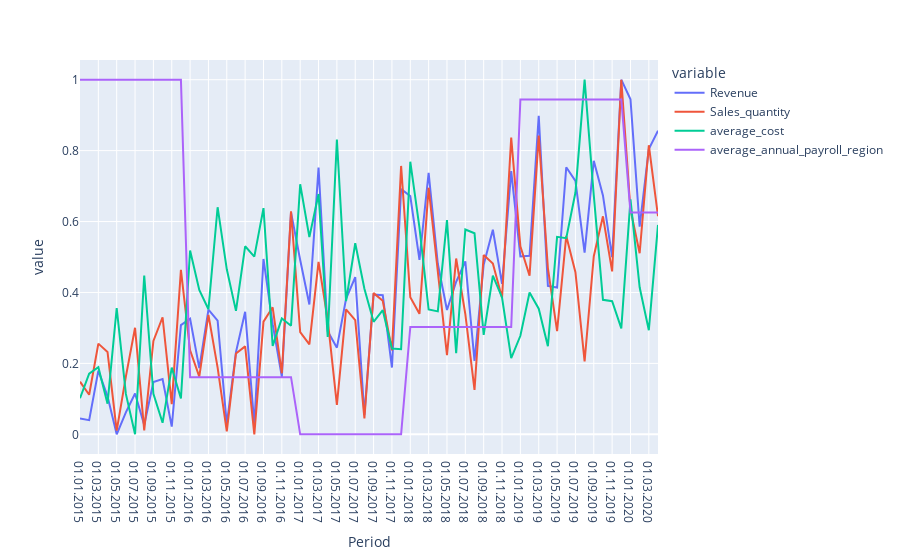

This figure's notebook cell:
### Code cell
# Using plotly.express
import plotly.express as px

fig = px.line(df_trans)
fig.show()
